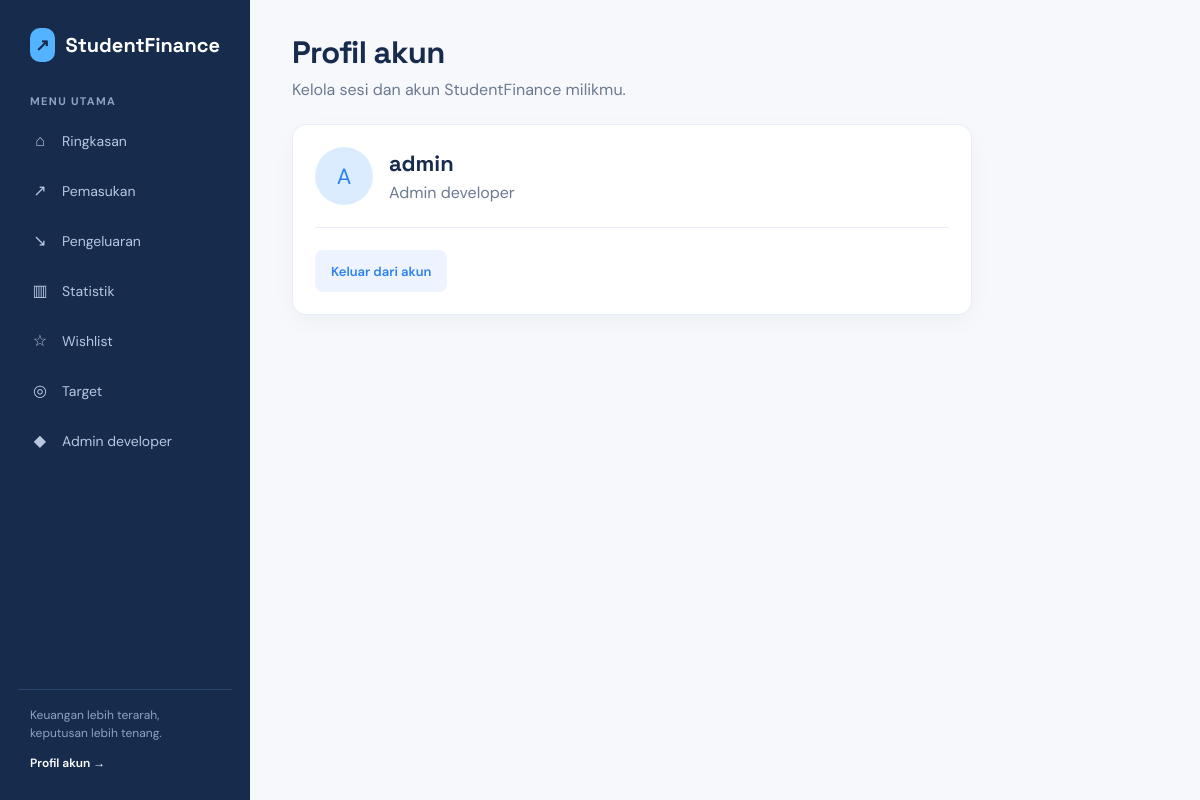
The app's page /profil (signed in) with its own data.
### tables this page shows
CREATE TABLE users (
            id INTEGER PRIMARY KEY AUTOINCREMENT,
            username TEXT NOT NULL UNIQUE,
            password TEXT NOT NULL,
            role TEXT NOT NULL DEFAULT 'user',
            created_at TEXT NOT NULL
        , google_sub TEXT);

### app.py (the view)
@app.route("/profil")
@login_required
def profil():
    return render_template("profil.html", user=database.user_by_id(current_user_id()))

### app.py (called while the page is built)
@app.context_processor
def inject_auth_config():
    return {"google_enabled": google_enabled}

def login_required(view):
    @wraps(view)
    def wrapped_view(*args, **kwargs):
        if not session.get("user_id"):
            return redirect(url_for("login"))
        return view(*args, **kwargs)
    return wrapped_view

def current_user_id():
    return int(session["user_id"])

### database.py (called while the page is built)
def connect():
    connection = sqlite3.connect(DATABASE)
    connection.row_factory = sqlite3.Row
    return connection

def user_by_id(user_id):
    connection = connect()
    user = connection.execute("SELECT * FROM users WHERE id = ?", (user_id,)).fetchone()
    connection.close()
    return user

### templates/profil.html (shortened to what this page needs)
{% extends "base.html" %}
{% block content %}<header class="page-heading"><h1>Profil akun</h1><p>Kelola sesi dan akun StudentFinance milikmu.</p></header><section class="panel profile-panel"><div class="profile-hero"><span class="avatar large">{{ user['username'][0]|upper }}</span><div><h2>{{ user['username'] }}</h2><p>{{ 'Admin developer' if user['role'] == 'admin' else 'Pengguna StudentFinance' }}</p></div></div><div class="profile-actions"><a class="btn secondary" href="{{ url_for('logout') }}">Keluar dari akun</a></div></section>{% endblock %}

### static/style.css (style rules this page uses)
:root { --ink: #172b4d; --muted: #6b7a90; --line: #e7edf5; --paper: #f6f8fb; --blue: #2f80ed; --green: #188b5a; --red: #d95d39; }
* { box-sizing: border-box; }
body { margin: 0; background: var(--paper); color: var(--ink); font-family: 'DM Sans', sans-serif; }
a { color: inherit; text-decoration: none; }
.topbar h1, .page-heading h1 { margin: 0; font: 700 31px 'Space Grotesk', sans-serif; letter-spacing: -.02em; }
.topbar p, .page-heading p { margin: 7px 0 0; color: var(--muted); }
.page-heading { margin-bottom: 24px; }
.avatar { display: grid; place-items: center; width: 30px; height: 30px; border-radius: 50%; background: #dcecff; color: var(--blue); }
.panel { padding: 22px; border: 1px solid var(--line); border-radius: 14px; background: #fff; box-shadow: 0 8px 24px rgba(23, 43, 77, .035); }
.profile-panel { max-width: 680px; }
.profile-hero { display: flex; align-items: center; gap: 16px; padding-bottom: 22px; border-bottom: 1px solid var(--line); }
.profile-hero h2 { margin: 0; font: 700 22px 'Space Grotesk', sans-serif; }
.profile-hero p { margin: 5px 0 0; color: var(--muted); }
.avatar.large { width: 58px; height: 58px; font-size: 22px; }
.profile-actions { display: flex; align-items: center; gap: 10px; padding-top: 22px; }
.btn, button { display: inline-flex; align-items: center; justify-content: center; gap: 8px; min-height: 42px; padding: 0 16px; border: 0; border-radius: 8px; background: var(--blue); color: #fff; cursor: pointer; font: 600 13px 'DM Sans', sans-serif; }
.btn.secondary { background: #edf4ff; color: var(--blue); }

### records on screen
users: username "A", username "admin", role "Admin developer"
